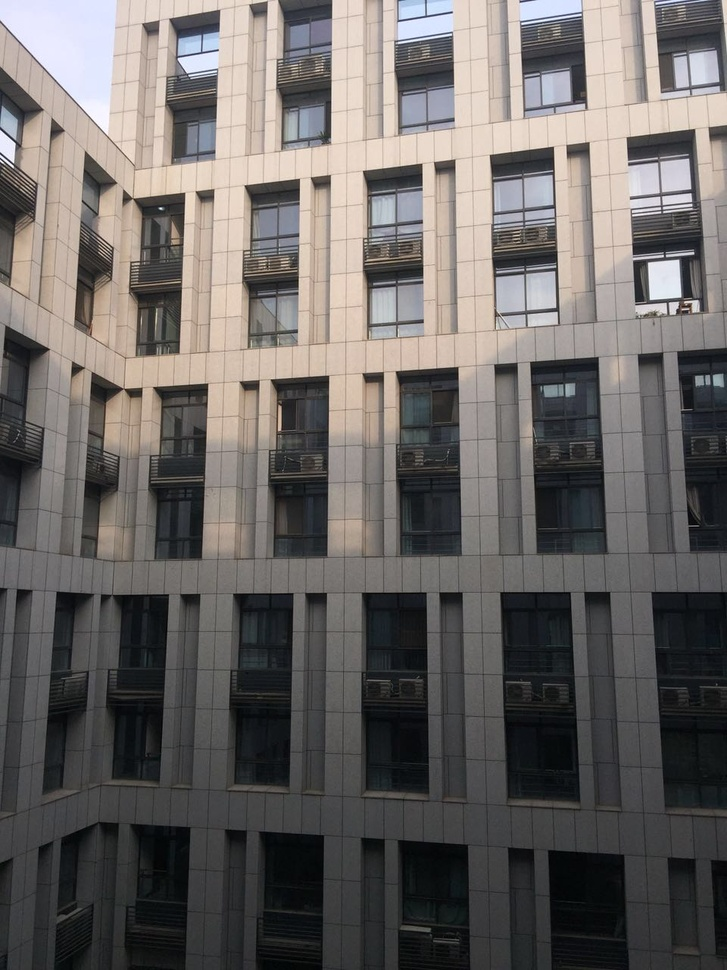
%> input picture homework1/3/building1.jpg, 727 x 970 px, shrunk from 960 x 1280 before the run
$ octave QX3_script.m   (GNU Octave 9; MATLAB toolbox functions it lacks are replaced by stand-ins)
%> lines starting %> are read from the running program, lines starting %| are printed output that depends on the picture; in (x1, y1, x2, y2) boxes, pixels count from 0 and x2, y2 are one past the last pixel; in counts of white or black regions, pixels touching at a corner belong together; the program's own positions count from 1
### homework1/2/q2_5.m
function [H2to1,panoImg] = q2_5(img1, img2, pts)

% extract p1 and p2 from pts
p1=pts(1:2,:);
p2=pts(3:4,:);
H2to1 = computeH(p1,p2);
% get height and width of two images
height1=size(img1,1);
width1=size(img1,2);
height2=size(img2,1);
width2=size(img2,2);
% right-up corner of warped image
rightUpCorner=(H2to1*[width2;1;1]);
rightUpCorner=rightUpCorner./rightUpCorner(3);
% right-down corner of warped image
rightDownCorner=(H2to1*[width2;height2;1]);
rightDownCorner=rightDownCorner./rightDownCorner(3);
% left-up corner of warped image
leftUpCorner=(H2to1*[1;1;1]);
leftUpCorner=leftUpCorner./leftUpCorner(3);
% left-down corner of warped image
leftDownCorner=(H2to1*[1;height2;1]);
leftDownCorner=leftDownCorner./leftDownCorner(3);
% width and height of the final image
maxwidth=max([rightUpCorner(1),rightDownCorner(1),width1]);
minwidth=min([leftUpCorner(1),leftDownCorner(1),0]);
width=maxwidth-minwidth;
maxheight=max([leftDownCorner(2),rightDownCorner(2),height1]);
minheight=min([rightUpCorner(2),leftUpCorner(2),0]);
height=maxheight-minheight;

% scale
scale=1280/width;
out_size = round(scale*[height,width]);
% Define a function to create an affine scaling matrix
Scalef = @(s)([ s 0 0;
                0 s 0;
                0 0 1]);
Transf = @(tx,ty)([1 0 tx;
                   0 1 ty;
                   0 0 1]);
% Finally get the M
M = Transf(-scale*minwidth,-scale*minheight)*Scalef(scale);

% get warped images
img1 = double(img1);
img2 = double(img2);
warp_img1 = warpH(img1, M, out_size, [0 0 0]);
warp_img2 = warpH(img2, M*H2to1, out_size,[0 0 0]);

%image blending
%first use the blending method listed
mask = zeros(size(img1,1),size(img1,2));
mask(1,:) = 1; mask(end,:) = 1; mask(:,1) = 1; mask(:,end) = 1;
mask = bwdist(mask, 'city');
mask = mask/max(mask(:));
%warp mask using M
mask = warpH(mask,M,out_size,0);

%get the R,G,B values of warped img1 and img2
warp_im1_R = warp_img1(:,:,1);
warp_im1_G = warp_img1(:,:,2);
warp_im1_B = warp_img1(:,:,3);
warp_im2_R = warp_img2(:,:,1);
warp_im2_G = warp_img2(:,:,2);
warp_im2_B = warp_img2(:,:,3);

%find the overlap area of img1 and warped img2
ind1 = warp_im1_R~=0 & warp_im1_G~=0 & warp_im1_B~=0;
mask_img1 = zeros(size(warp_img1,1),size(warp_img1,2));
mask_img1(ind1) = 1;

ind2 = warp_im2_R~=0 & warp_im2_G~=0 & warp_im2_B~=0;
mask_img2 = zeros(size(warp_img2,1),size(warp_img2,2));
mask_img2(ind2) = 1;

mask_overlap = mask_img1 & mask_img2;
ind_lap = mask_overlap == 1;

%Create a mask of panoImg
mask_pano = ones(size(warp_img1,1),size(warp_img1,2));
mask_pano(ind_lap) = mask(ind_lap);
mask2_only = bitxor(mask_overlap, mask_img2);
mask1_only = bitxor(mask_overlap, mask_img1);
ind_img1 = mask1_only ~=0;
ind_img2 = mask2_only ~= 0;
mask_pano(ind_img1) = 1;
mask_pano(ind_img2) = 0;

%Create panorama image: mask_pano.*img1+ (1-mask_pano).*warpedImg
panoImg_R = mask_pano.*warp_im1_R + (warp_im2_R-mask_pano.*warp_im2_R);
panoImg_G = mask_pano.*warp_im1_G + (warp_im2_G-mask_pano.*warp_im2_G);
panoImg_B = mask_pano.*warp_im1_B + (warp_im2_B-mask_pano.*warp_im2_B);
panoImg_R_medfilt =medfilt2(panoImg_R,[2,2]);
panoImg_G_medfilt =medfilt2(panoImg_G,[2,2]);
panoImg_B_medfilt =medfilt2(panoImg_B,[2,2]);
panoImg(:,:,1)=panoImg_R_medfilt;
panoImg(:,:,2)=panoImg_G_medfilt;
panoImg(:,:,3)=panoImg_B_medfilt;

panoImg = uint8(panoImg);

end

### homework1/1/warpH.m
function warp_im = warpH(im, H, out_size,fill_value)
% warpH projective image warping
%   warp_im=warpA(im, A, out_size)
%   Warps a size (w,h,channels) image im using the  (3,3) homography H
%   producing an (out_size(1),out_size(2)) output image warp_im
%
%   The pixels of warp_im are sampled at (x,y) coordinates
%   (1,1)-(out_size(2),out_size(1))
%
%   The coordinates of the pixels in the source image
%   are taken to be  $(1,1)-(size(im,2), size(im,1)) and
%   are transformed according to:
%   warped_coords := H*source_coords
%
%   warp_im=warpA(im, A, out_size,fill_value)
%   Uses fill_value (scalar) to paint empty regions.


if ~exist('fill_value', 'var') || isempty(fill_value)
    fill_value = 0;
end

tform = maketform( 'projective', H');
warp_im = imtransform( im, tform, 'bilinear', 'XData', [1 out_size(2)], 'YData', [1 out_size(1)], 'Size', out_size(1:2), 'FillValues', fill_value*ones(size(im,3),1));
end

### homework1/2/computeH.m
function H2to1 = computeH(p1,p2)
% Input:
% p1 points in image1
% p2 points in image2
% both are 2*n matrix
% Output:
% H2to1 3*3 matrix mapping points p2 to points p1

p1 = p1';
p2 = p2';

% add ones to the last column
P1 = [p1,ones(length(p1),1)];
P2 = [p2,ones(length(p2),1)];

% row of A corresponding to x coordinates
L1 = [-P2,zeros(length(p1),3),bsxfun(@times,P1(:,1),P2)];
% row of A corresponding to y coordinates
L2 = [zeros(length(p1),3),-P2,bsxfun(@times,P1(:,2),P2)];

% Singular Value Decomposition
A = [L1;L2];
W = A' * A;
W = W / max(W(:));
[U,D,V] = svd(W);
% H2to1 is the eigenvecotr
H2to1 = U(:,end);
H2to1 = reshape(H2to1,3,3);
H2to1 = H2to1';

end

### homework1/3/QX3_script.m
close all;
clear all;
clc;
%%
img1=imread('building1.jpg');
%> img1 is the input picture: size 970x727x3 uint8; mean R, G, B 106, 102.1, 100.1
img2=imread('building2.jpg');
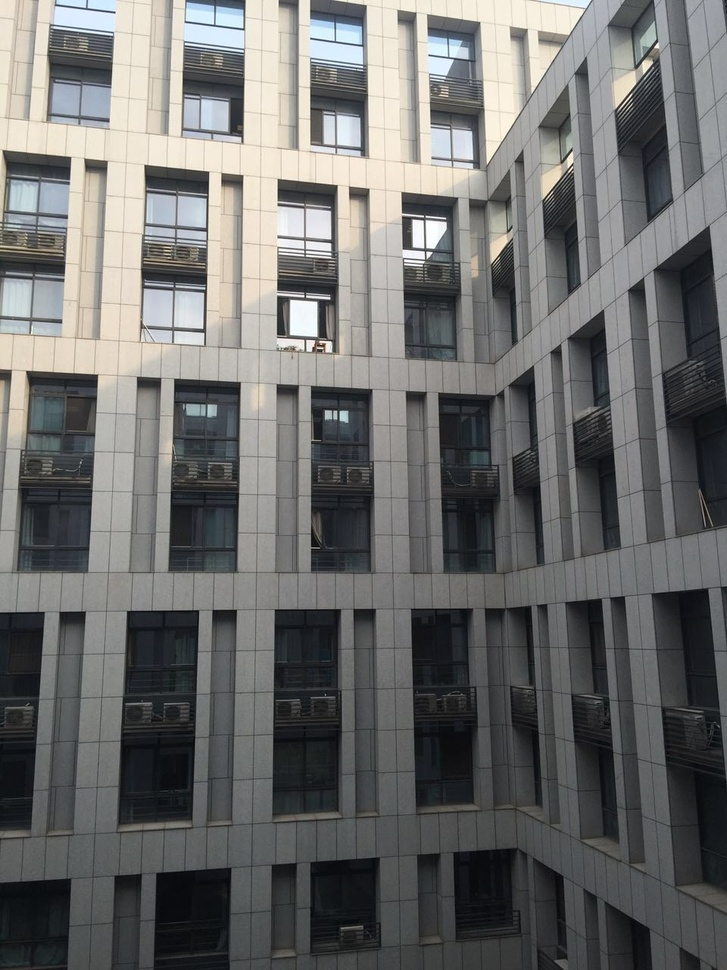
%> input picture homework1/3/building2.jpg, 727 x 970 px, shrunk from 960 x 1280 before the run
%> img2 is the input picture: size 970x727x3 uint8; mean R, G, B 108.3, 108.7, 107.8

load('building.mat')
pts=[p1;p2];
[H2to1, panoImg] = q2_5(img1, img2, pts);
%> in warpH, `warp_im = imtransform( im, tform, 'bilinear', 'XData', [1 out_size(2)]..`:
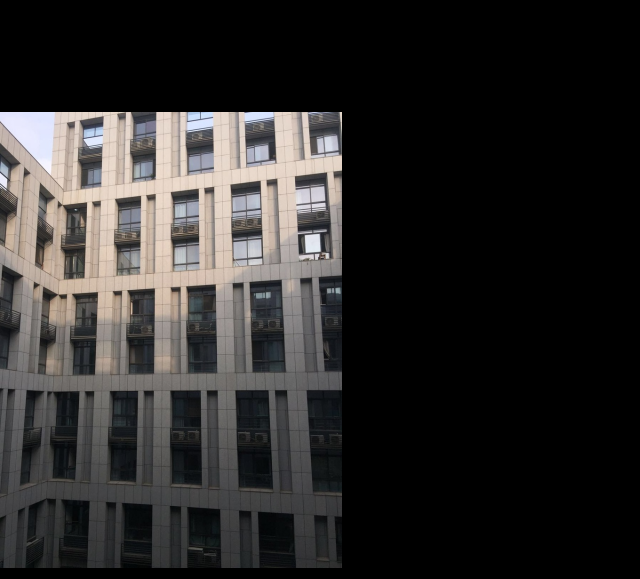
%> warp_im: size 1158x1280x3 double (shown at 1/2 size); mean R, G, B 44.6, 43, 42.1
%> call 2 of warpH, with out_size = [1158 1280], fill_value = [0 0 0]
%> in warpH (call 2), `warp_im = imtransform( im, tform, 'bilinear', 'XData', [1 out_size(2)]..`:
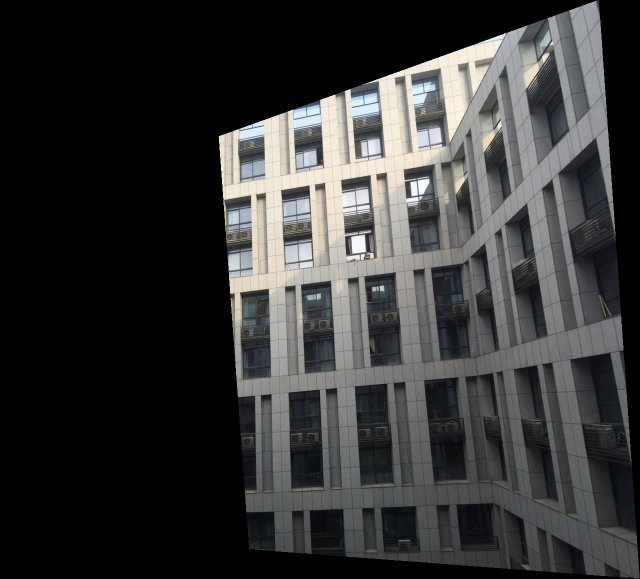
%> warp_im: size 1158x1280x3 double (shown at 1/2 size); mean R, G, B 54.2, 54.5, 54.3
%> in q2_5, `mask(1,:) = 1`:
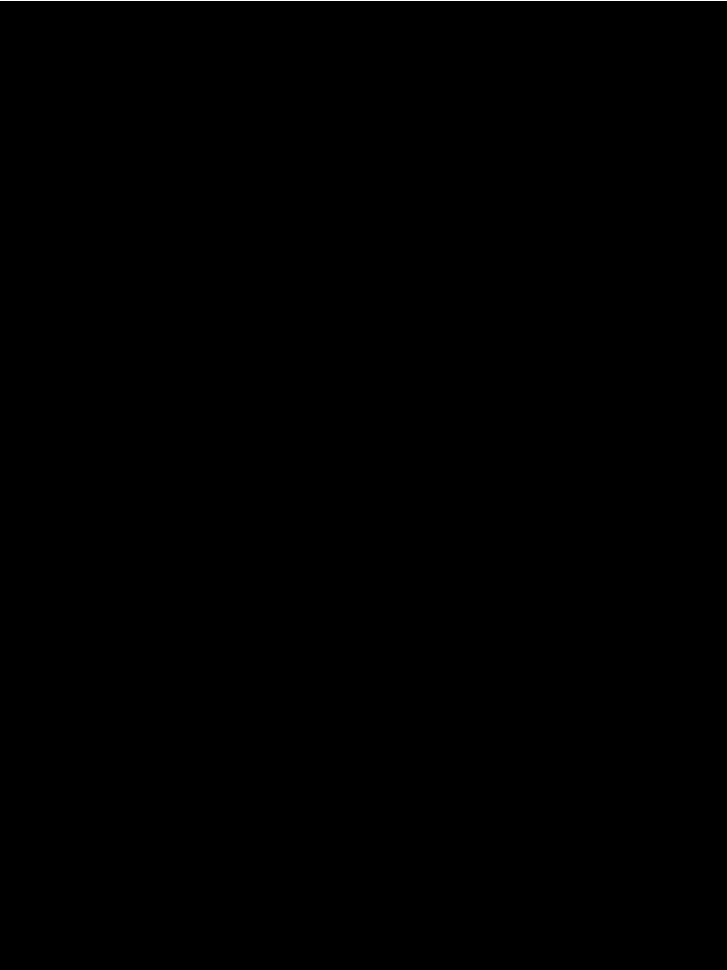
%> mask: size 970x727 double; values 0 (black) and 1 (white), 0.1% white in thin lines or dots, all inside (x1, y1, x2, y2) = (0, 0, 727, 1)
%> in q2_5, `mask(:,end) = 1`:
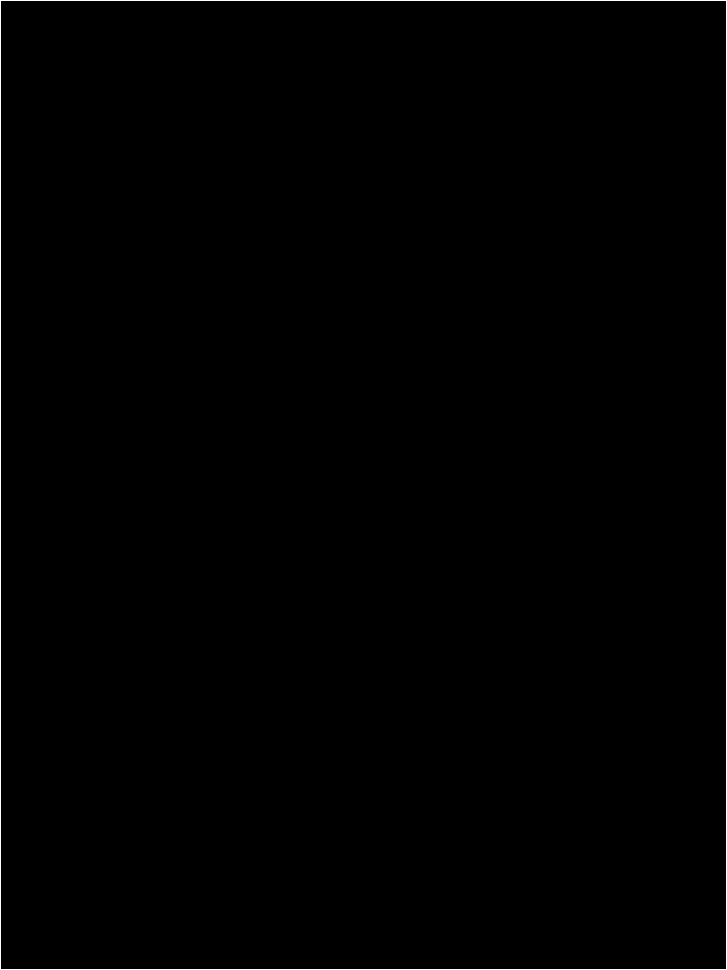
%> mask: size 970x727 double; values 0 (black) and 1 (white), 0.48% white in thin lines or dots
%> the run ends on the next line
